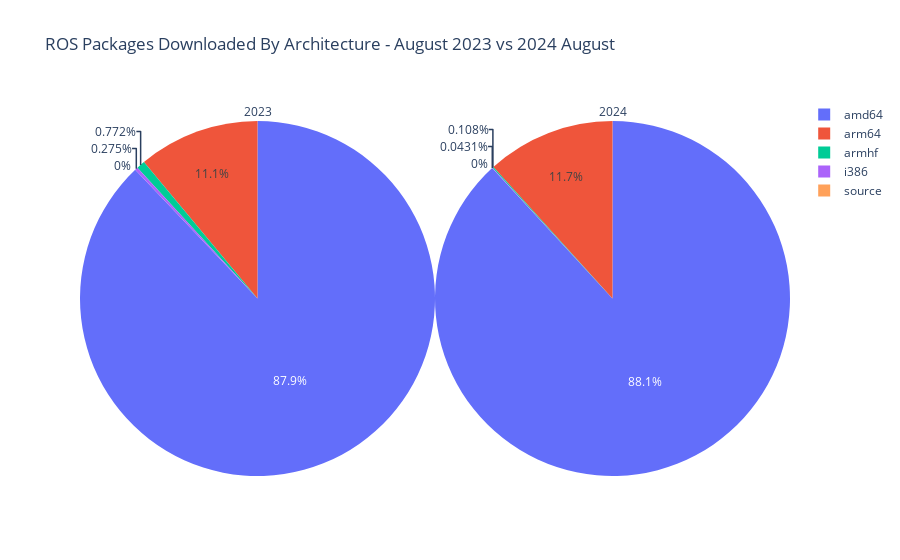

Notebook code cell kept with this figure:
### Code cell
# Download percentages by year
temp["diff"]=temp[this_year]-temp[last_year]
temp = arch_df[arch_os_df[this_year]>0.00001]

trace1 = go.Pie(values= temp[this_year], labels = temp["name"],domain=dict(x=[0.5, 1]),title=this_year)
trace2 = go.Pie(values= temp[last_year], labels = temp["name"],domain=dict(x=[0.0,0.5]),title=last_year)

layout = go.Layout(title="ROS Packages Downloaded By Architecture - {0} {1} vs {2} {3}".format(last_month,last_year,this_year,this_month))
data = [trace1, trace2]
fig = go.Figure(data=data, layout=layout)
fig.show()

### Figure 1 — Plotly figure (JSON) as saved in the notebook; plotly's stock layout.template omitted (floating-point values rounded to 4 significant figures)
{"data": [{"domain": {"x": [0.5, 1]}, "labels": ["i386", "amd64", "armhf", "arm64", "source"], "title": {"text": "2024"}, "type": "pie", "values": [0.04, 81.79, 0.1, 10.87, 0]}, {"domain": {"x": [0, 0.5]}, "labels": ["i386", "amd64", "armhf", "arm64", "source"], "title": {"text": "2023"}, "type": "pie", "values": [0.26, 83.11, 0.73, 10.45, 0]}], "layout": {"title": {"text": "ROS Packages Downloaded By Architecture - August 2023 vs 2024 August"}}}
